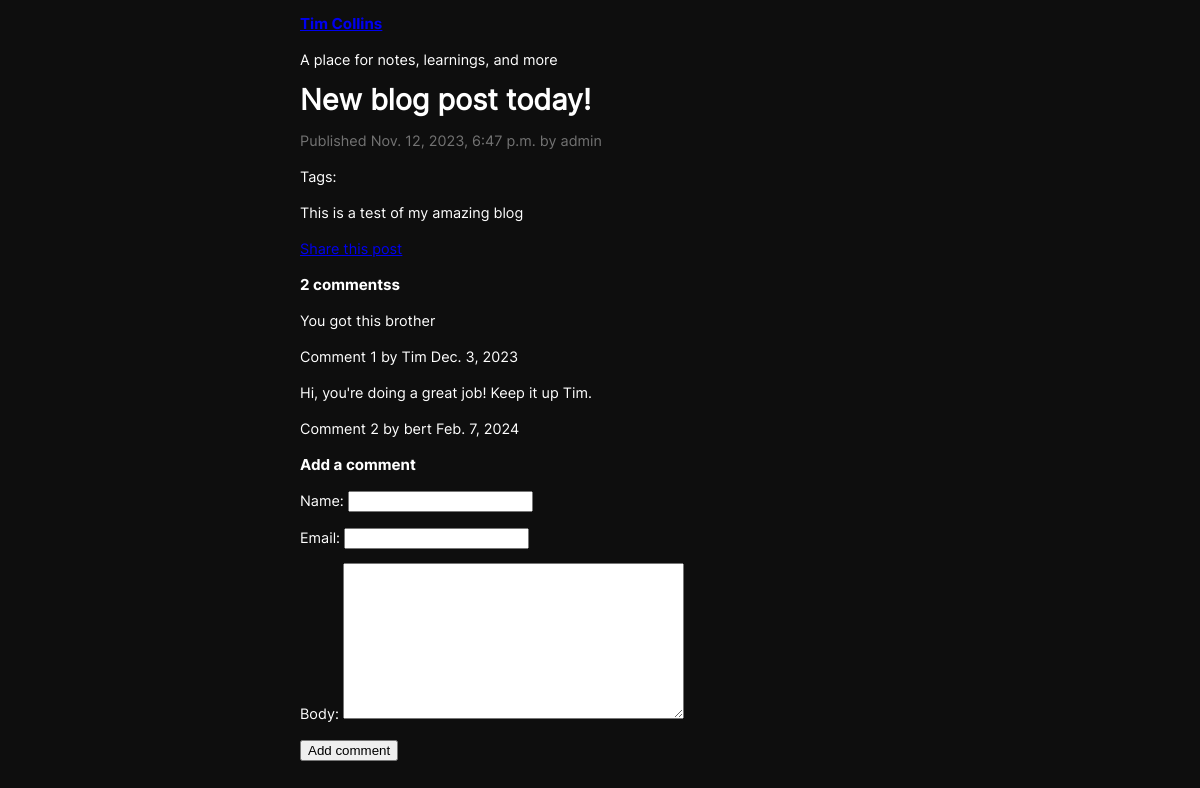
Page /blog/2023/11/12/new-blog-post-today/ on the committed database.
### blog/models.py (models this page shows, shortened)
class Post(models.Model):
  class Status(models.TextChoices):
    DRAFT = 'DF', 'Draft'
    PUBLISHED = 'PB', 'Published'
  title = models.CharField(max_length=250)
  slug = models.SlugField(max_length=250,
                          unique_for_date='publish')
  author = models.ForeignKey(User,on_delete=models.CASCADE,
                             related_name='blog_posts')
  body = models.TextField()
  publish = models.DateTimeField(default=timezone.now)
  created = models.DateTimeField(auto_now_add=True)
  updated = models.DateTimeField(auto_now=True)
  status = models.CharField(max_length=2,
                            choices=Status.choices,
                            default=Status.DRAFT)
  objects = models.Manager()
  published = PublishedManager()
  class Meta:
    ordering = ['-publish']
    indexes = [
      models.Index(fields=['-publish']),
    ]
  tags = TaggableManager()

class Comment(models.Model):
    post = models.ForeignKey(Post, on_delete=models.CASCADE, related_name='comments')
    name = models.CharField(max_length=80)
    email = models.EmailField()
    body = models.TextField()
    created = models.DateField(auto_now_add=True)
    updated = models.DateField(auto_now=True)
    active = models.BooleanField(default=True)
    class Meta:
        ordering  = ['created']
        indexes = [
            models.Index(fields=['created'])
        ]

### blog/views.py (the view)
def post_detail(request, year, month, day, post):
   post = get_object_or_404(Post,
                           status=Post.Status.PUBLISHED,
                           slug=post,
                           publish__year=year,
                           publish__month=month,
                           publish__day=day)
   form = CommentForm()
   comments = post.comments.filter(active=True)
   return render(request, 'blog/post/detail.html',
                {'post': post, 'comments': comments, 'form': form})

### blog/forms.py
class CommentForm(forms.ModelForm):
  class Meta:
    model = Comment
    fields = ['name','email','body']

### blog/templates/blog/post/detail.html (shortened to what this page needs)
{% extends "blog/base.html" %}
{% block content %}
  <h1>{{ post.title }}</h1>
  <p class="date">
    Published {{ post.publish }} by {{ post.author }}
  </p>
  <p class="tags">
    Tags:
  </p>
  {{ post.body|linebreaks }}
  <p>
    <a href="{% url "blog:post_share" post.id %}"> Share this post </a>
  </p>
  {% with comments.count as total_comments %}
    <h2>
      {{ total_comments}} comments{{ total_comments|pluralize }}
    </h2>
    {% endwith %}
    {% for comment in comments %}
      <div class="comment">
        {{ comment.body|linebreaks }}
        <p class="info">
          Comment {{ forloop.counter }} by {{ comment.name }}
          {{ comment.created }}
        </p>
      </div>
      {% empty %}
      <p>There are no comments</p>
      {% endfor %}
      {% include "blog/post/includes/comment_form.html" %}
  {% endblock %}

### blog/static/css/blog.css (style rules this page uses)
body { font-family: 'MyCustomFont', sans-serif; color: white; background-color: rgb(14, 14, 14); font-size: .9em; line-height: 1.50em; }
H2 { font-family: 'Bold', sans-serif; font-weight: Bold; font-size: 1.05em; }
.date { color: #737373; }

### rows in the picture
Post: title "New blog post today!", publish "Nov. 12, 2023, 6:47 p.m.", author "admin", body "This is a test of my amazing blog"
Comment: body "You got this brother", name "Tim", created "Dec. 3, 2023"
Comment: body "Hi, you're doing a great job! Keep it up Tim.", name "bert", created "Feb. 7, 2024"

### other values in the picture
{{ total_comments }} "2"
